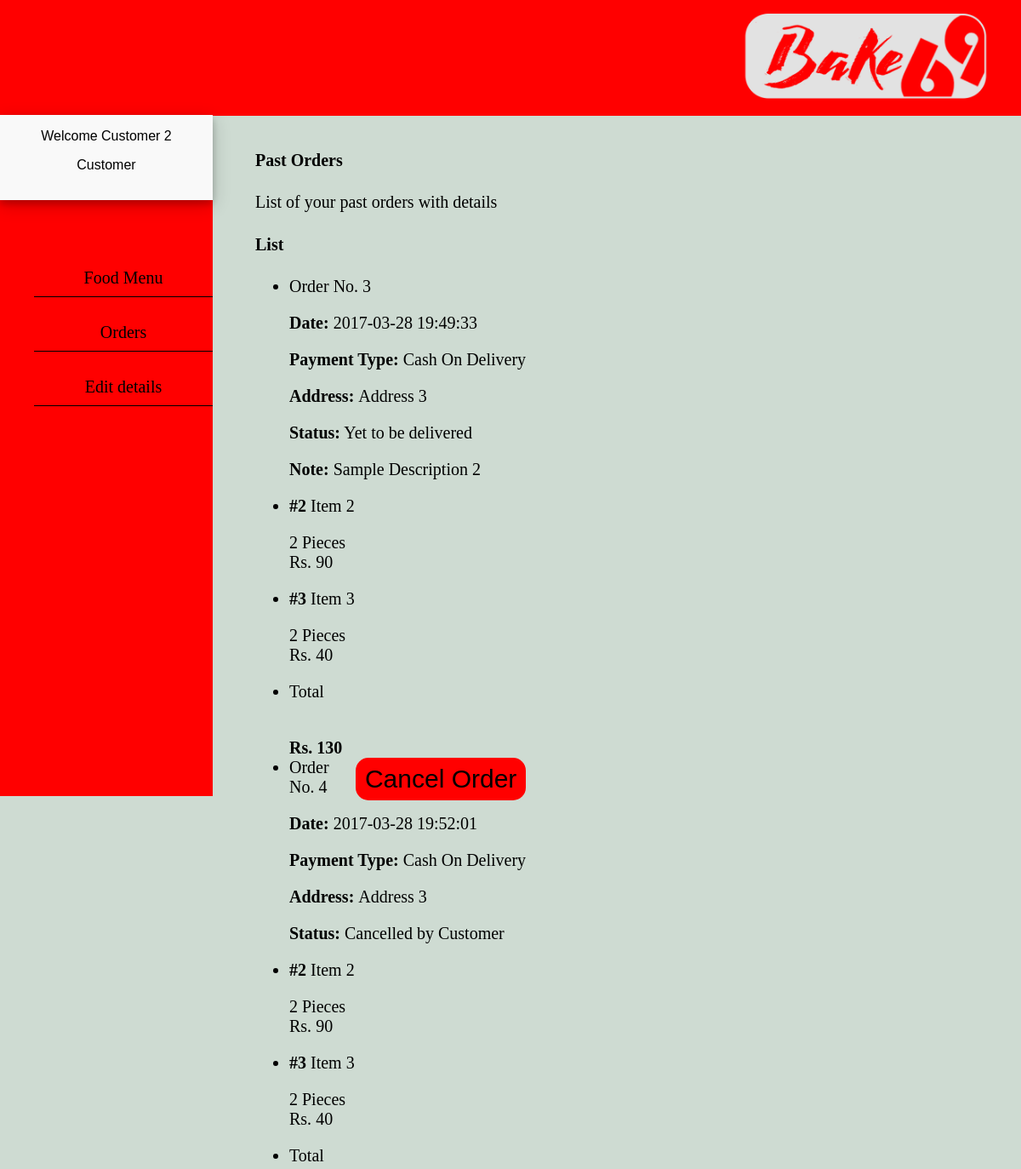
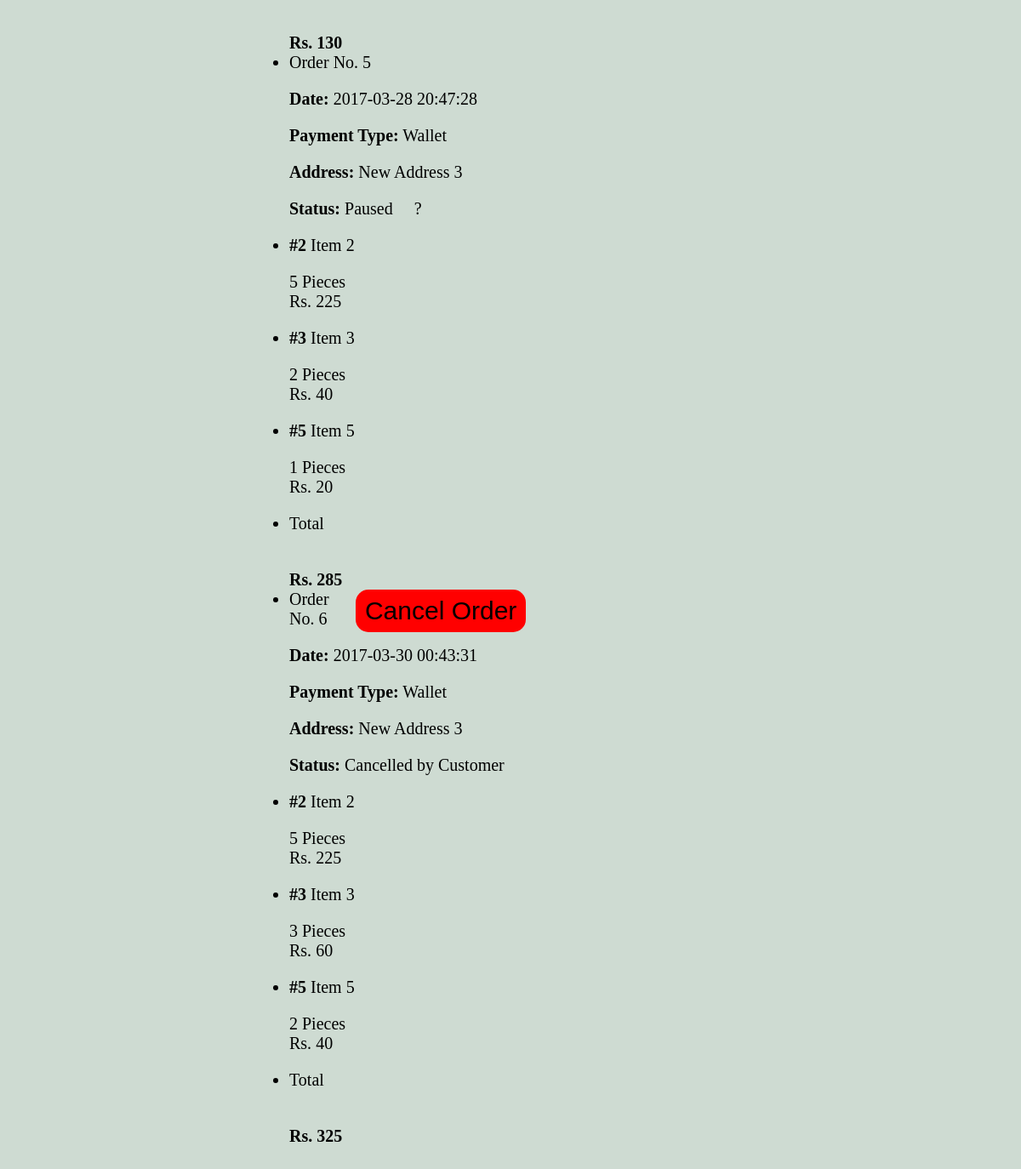
The app's page /orders.php (signed in) with its own data (2 pictures, top to bottom).
### tables this page shows
CREATE TABLE `orders` (
  `id` int(11) NOT NULL,
  `customer_id` int(11) NOT NULL,
  `address` varchar(300) NOT NULL,
  `description` varchar(300) NOT NULL,
  `date` datetime NOT NULL DEFAULT current_timestamp(),
  `payment_type` varchar(16) NOT NULL DEFAULT 'Wallet',
  `total` int(11) NOT NULL,
  `status` varchar(25) NOT NULL DEFAULT 'Yet to be delivered',
  `deleted` tinyint(4) NOT NULL DEFAULT 0
);

CREATE TABLE `order_details` (
  `id` int(11) NOT NULL,
  `order_id` int(11) NOT NULL,
  `item_id` int(11) NOT NULL,
  `quantity` int(11) NOT NULL,
  `price` int(11) NOT NULL
);

CREATE TABLE `items` (
  `id` int(11) NOT NULL,
  `name` varchar(20) NOT NULL,
  `price` int(11) NOT NULL,
  `deleted` tinyint(4) NOT NULL DEFAULT 0
);

### includes/connect.php (called while the page is built, shortened)
<?php
$name = $_SESSION['name'];
$role = $_SESSION['role'];
?>

### includes/wallet.php (called while the page is built, shortened)
<?php
$user_id=$_SESSION['user_id'];
?>

### orders.php (the view, shortened to what this page needs)
<?php
include 'includes/connect.php';
include 'includes/wallet.php';
	if($_SESSION['customer_sid']==session_id())
	{
		?>
<!DOCTYPE html>
<html lang="en">
<head>
	<link rel="stylesheet" href="orders1.css">
		<link rel="stylesheet" href="adminpage.css">
	<header>
			<ul>
				<li style="text-decoration: none;"><img src="2(1).png" alt="logo"></li>
			</ul>
		</header>
</head>
<body>
	<div class="side">
		<div class="dropdown">
			<button class="dropbtn"><?php echo "Welcome  $name";?><br>
			<p class="user-roal"><?php echo $role;?></p></button>
		</div>
	<div class="nav">
					<ul>
							<li><a href="index.php"><i class="mdi-editor-border-color"></i> Food Menu</a></li>
							<li><a href="orders.php"> Orders</a></li>
							<li><a href="details.php"><i class="mdi-social-person"></i> Edit details</a></li>
					</ul>
					</div>
	</div>
<div class="main">
              <h4>Past Orders</h4>
        <div class="container">
          <p class="caption">List of your past orders with details</p>
<div id="work-collections" class="seaction">
	<div class="btn">
					<?php
					if(isset($_GET['status'])){
						$status = $_GET['status'];
					}
					else{
						$status = '%';
					}
					$sql = mysqli_query($con, "SELECT * FROM orders WHERE customer_id = $user_id AND status LIKE '$status';;");
					echo '              <div class="row">
                <div>
                    <h4 class="header">List</h4>
                    <ul id="issues-collection" class="collection">';
					while($row = mysqli_fetch_array($sql))
					{
						$status = $row['status'];
						echo '<li class="collection-item avatar">
                              <i class="mdi-content-content-paste red circle"></i>
                              <span class="collection-header">Order No. '.$row['id'].'</span>
                              <p><strong>Date:</strong> '.$row['date'].'</p>
                              <p><strong>Payment Type:</strong> '.$row['payment_type'].'</p>
							  <p><strong>Address: </strong>'.$row['address'].'</p>
                              <p><strong>Status:</strong> '.($status=='Paused' ? 'Paused <a  data-position="bottom" data-delay="50" data-tooltip="Please contact administrator for further details." class="btn-floating waves-effect waves-light tooltipped cyan">    ?</a>' : $status).'</p>
							  '.(!empty($row['description']) ? '<p><strong>Note: </strong>'.$row['description'].'</p>' : '').'
							  <a href="#" class="secondary-content"><i class="mdi-action-grade"></i></a>
                              </li>';
						$order_id = $row['id'];
						$sql1 = mysqli_query($con, "SELECT * FROM order_details WHERE order_id = $order_id;");
						while($row1 = mysqli_fetch_array($sql1))
						{
							$item_id = $row1['item_id'];
							$sql2 = mysqli_query($con, "SELECT * FROM items WHERE id = $item_id;");
							while($row2 = mysqli_fetch_array($sql2)){
								$item_name = $row2['name'];
							}
							echo '<li class="collection-item">
                            <div class="row">
                            <div class="col s7">
                            <p class="collections-title"><strong>#'.$row1['item_id'].'</strong> '.$item_name.'</p>
                            </div>
                            <div class="col s2">
                            <span>'.$row1['quantity'].' Pieces</span>
                            </div>
                            <div class="col s3">
                            <span>Rs. '.$row1['price'].'</span>
                            </div>
                            </div>
                            </li>';
							$id = $row1['order_id'];
						}
								echo'<li class="collection-item">
                                        <div class="row">
                                            <div class="col s7">
                                                <p class="collections-title"> Total</p>
                                            </div>
                                            <div class="col s2">
											<span> </span>
                                            </div>
                                            <div class="col s3">
                                                <span><strong>Rs. '.$row['total'].'</strong></span>
                                            </div>';
								if(!preg_match('/^Cancelled/', $status)){
									if($status != 'Delivered'){
								echo '<form action="routers/cancel-order.php" method="post">
										<input type="hidden" value="'.$id.'" name="id">
										<input type="hidden" value="Cancelled by Customer" name="status">
										<input type="hidden" value="'.$row['payment_type'].'" name="payment_type">
										<button class="btn waves-effect waves-light right submit" type="submit" name="action">Cancel Order
                                              <i class="mdi-content-clear right"></i>
										</button>
										</form>';
								}
								}
								echo'</div></li>';
					}
					?>
					 </ul>
                </div>
              </div>
            </div>
        </div>
    </div>
  </div>
</body>
</html>
<?php
	}
?>

### orders1.css (style rules this page uses)
header { background-color: red; }
.side { float: left; }
.main { margin-left: 300px; }

### adminpage.css (style rules this page uses)
body { margin: 0; padding: 0; background-color: #cedbd2; margin-bottom: 100px; }
header { background-color: red; padding: 0; position: fixed; width: 100%; list-style-type: none; }
header ul li { text-decoration: none; padding: 0; list-style-type: none; }
header ul li img { height: 100px; margin-left: 750px; list-style-type:none; }
.main { float: left; margin-top: 150px; margin-left: 300px; margin-bottom: 100px; }
.side { width: 250px; height: 100vh; float: left; position: fixed; background-color:red; margin-top:135px; }
.side ul li a { text-decoration: none; font-size: 20px; color: #000; }
.side .nav { margin-top: 70px; margin-left: 0; }
.side .nav ul li { margin-bottom: 20px; border-bottom: 1px solid #000; padding: 10px 10px 10px 10px; text-align: center; text-decoration: none; list-style-type: none; }
.side .nav ul li a { text-decoration: none; list-style-type: none; }
.dropbtn { background-color: #f9f9f9; color: #000; padding: 16px; font-size: 16px; border: none; cursor: pointer; width: 250px; margin-left: 0; box-shadow: 0 4px 8px 0 rgba(0, 0, 0, 0.2), 0 6px 20px 0 rgba(0, 0, 0, 0.19); }
.dropdown { position: relative; display: inline-block; }
.main { font-size: 20px; }
.main form { width: 100%; }
.main .btn button { width: 200px; height: 50px; background-color: red; font-size: 30px; border: none; border-radius: 15px; float: right; }

### records on screen
orders: id "3", date "2017-03-28 19:49:33", payment_type "Cash On Delivery", address "Address 3", status "Yet to be delivered", description "Sample Description 2", total "130"
order_details: item "2", item.name "Item 2", quantity "2", price "90"
order_details: item "3", item.name "Item 3", quantity "2", price "40"
orders: id "4", date "2017-03-28 19:52:01", payment_type "Cash On Delivery", address "Address 3", status "Cancelled by Customer", total "130"
order_details: item "2", item.name "Item 2", quantity "2", price "90"
order_details: item "3", item.name "Item 3", quantity "2", price "40"
orders: id "5", date "2017-03-28 20:47:28", payment_type "Wallet", address "New Address 3", status "Paused", total "285"
order_details: item "2", item.name "Item 2", quantity "5", price "225"
order_details: item "3", item.name "Item 3", quantity "2", price "40"
order_details: item "5", item.name "Item 5", quantity "1", price "20"
orders: id "6", date "2017-03-30 00:43:31", payment_type "Wallet", address "New Address 3", status "Cancelled by Customer", total "325"
order_details: item "2", item.name "Item 2", quantity "5", price "225"
order_details: item "3", item.name "Item 3", quantity "3", price "60"
order_details: item "5", item.name "Item 5", quantity "2", price "40"

### other values on screen
$name "Customer 2"
$role "Customer"
